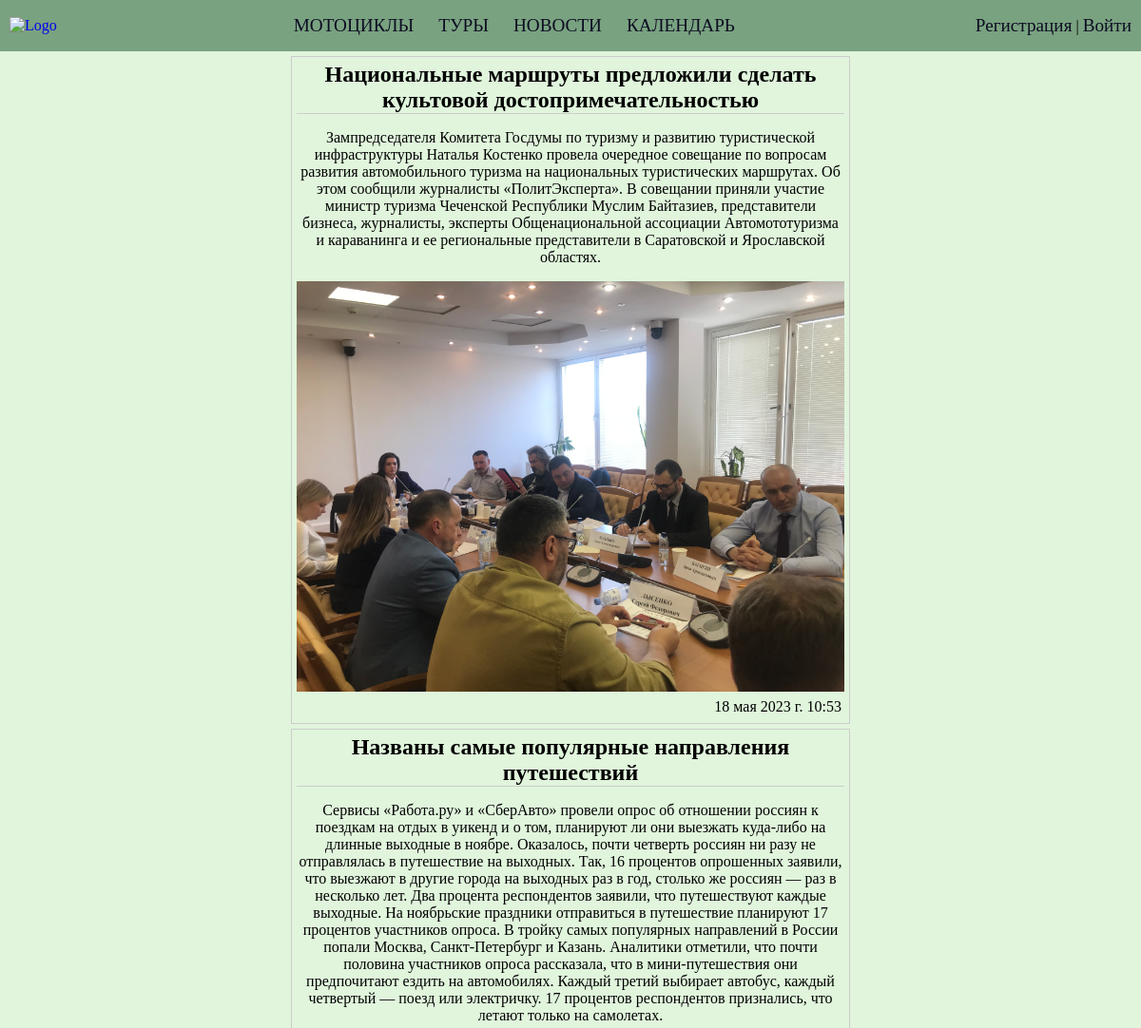
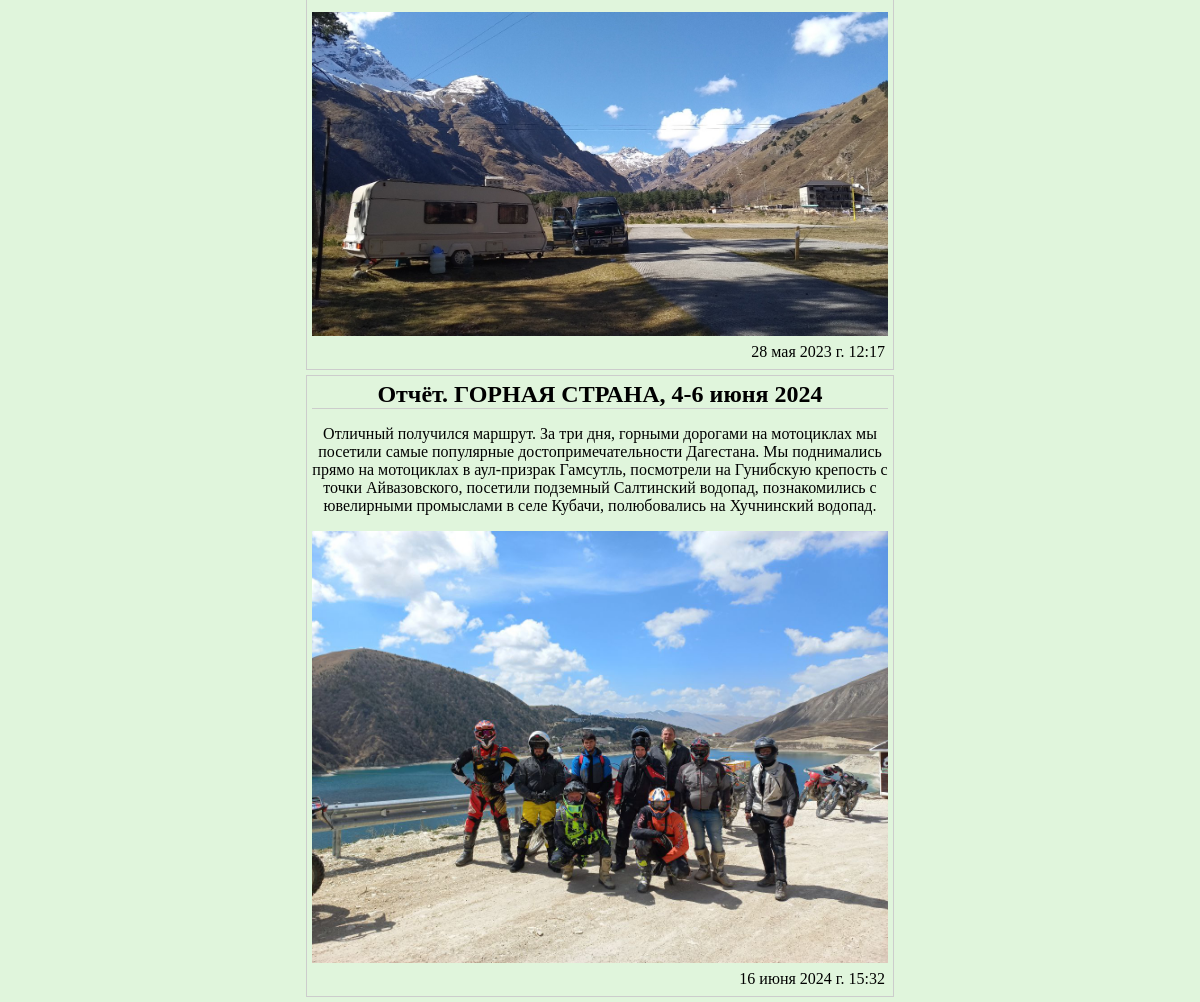
Page /news/ on the committed database (2 pictures, top to bottom).
### base/models.py (models this page shows, shortened)
class News(models.Model):
    title = models.CharField(max_length=150, verbose_name='Заголовок')
    content = models.TextField(verbose_name='Информация', default=None)
    image = models.ImageField(upload_to='images/news', blank=True)
    date = models.DateTimeField(auto_now_add=True, verbose_name="Дата создания")
    comments = models.ManyToManyField(Comments, verbose_name="Коментарий", blank=True)
    class Meta:
        verbose_name = 'Новость'
        verbose_name_plural = 'Новости'

### base/views.py (the view)
# urls.py: path('news/', NewsListView.as_view(), name='nCat'),
class NewsListView(ListView):
    model = News
    template_name = 'base/nCat.html'

### base/templates/base/nCat.html
{% extends 'base/base.html' %}
{% load static %}
{% block style %}
    <link type="text/css" rel="stylesheet" href="{% static 'base/css/nCat.css' %}"/>
{% endblock %}
{% block content %}
        {% for news in object_list|dictsort:'date'  %}
            <a href="{{ news.pk }}">
                <div class="news-block">
                  <h2>{{ news.title }}</h2>
                  <p>{{ news.content }}</p>
                    {% if news.image %}
                        <img src="{{ news.image.url }}" alt="новость"/>
                    {% endif %}
                  <p class="date">{{ news.date }}</p>
                </div>
            </a>
        {% endfor %}
{% endblock %}

### base/static/base/css/nCat.css (style rules this page uses)
.news-block { max-width: 60%; margin: 5px auto; text-align: center; border: 1px solid #ccc; padding: 5px; color: black; }
.news-block h2 { margin: 0 auto; text-align: center; border-bottom: 1px solid #ccc; }
img { width: 100%; }
.date { text-align: right; margin: 3px; }

### base/static/base/css/base.css (style rules this page uses)
a { text-decoration: none; }
body { margin: 0px; background-color: #e0f5dc; }

### rows in the picture
News: title "Национальные маршруты предложили сделать культовой достопримечательностью", content "Зампредседателя Комитета Госдумы по туризму и развитию туристической инфраструктуры Наталья Костенко провела очередное совещание по вопросам развития автомобильного туризма на национальных туристических маршрутах. Об этом сообщили журналисты «ПолитЭксперта». В совещании приняли участие министр туризма Чеченской Республики Муслим Байтазиев, представители бизнеса, журналисты, эксперты Общенациональной ассоциации Автомототуризма и караванинга и ее региональные представители в Саратовской и Ярославской областях.", image (picture), date "18 мая 2023 г. 10:53"
News: title "Названы самые популярные направления путешествий", content "Сервисы «Работа.ру» и «СберАвто» провели опрос об отношении россиян к поездкам на отдых в уикенд и о том, планируют ли они выезжать куда-либо на длинные выходные в ноябре. Оказалось, почти четверть россиян ни разу не отправлялась в путешествие на выходных. Так, 16 процентов опрошенных заявили, что выезжают в другие города на выходных раз в год, столько же россиян — раз в несколько лет. Два процента респондентов заявили, что путешествуют каждые выходные. На ноябрьские праздники отправиться в путешествие планируют 17 процентов участников опроса. В тройку самых популярных направлений в России попали Москва, Санкт-Петербург и Казань. Аналитики отметили, что почти половина участников опроса…", image (picture), date "28 мая 2023 г. 12:17"
News: title "Отчёт. ГОРНАЯ СТРАНА, 4-6 июня 2024", content "Отличный получился маршрут. За три дня, горными дорогами на мотоциклах мы посетили самые популярные достопримечательности Дагестана. Мы поднимались прямо на мотоциклах в аул-призрак Гамсутль, посмотрели на Гунибскую крепость с точки Айвазовского, посетили подземный Салтинский водопад, познакомились с ювелирными промыслами в селе Кубачи, полюбовались на Хучнинский водопад.", image (picture), date "16 июня 2024 г. 15:32"
